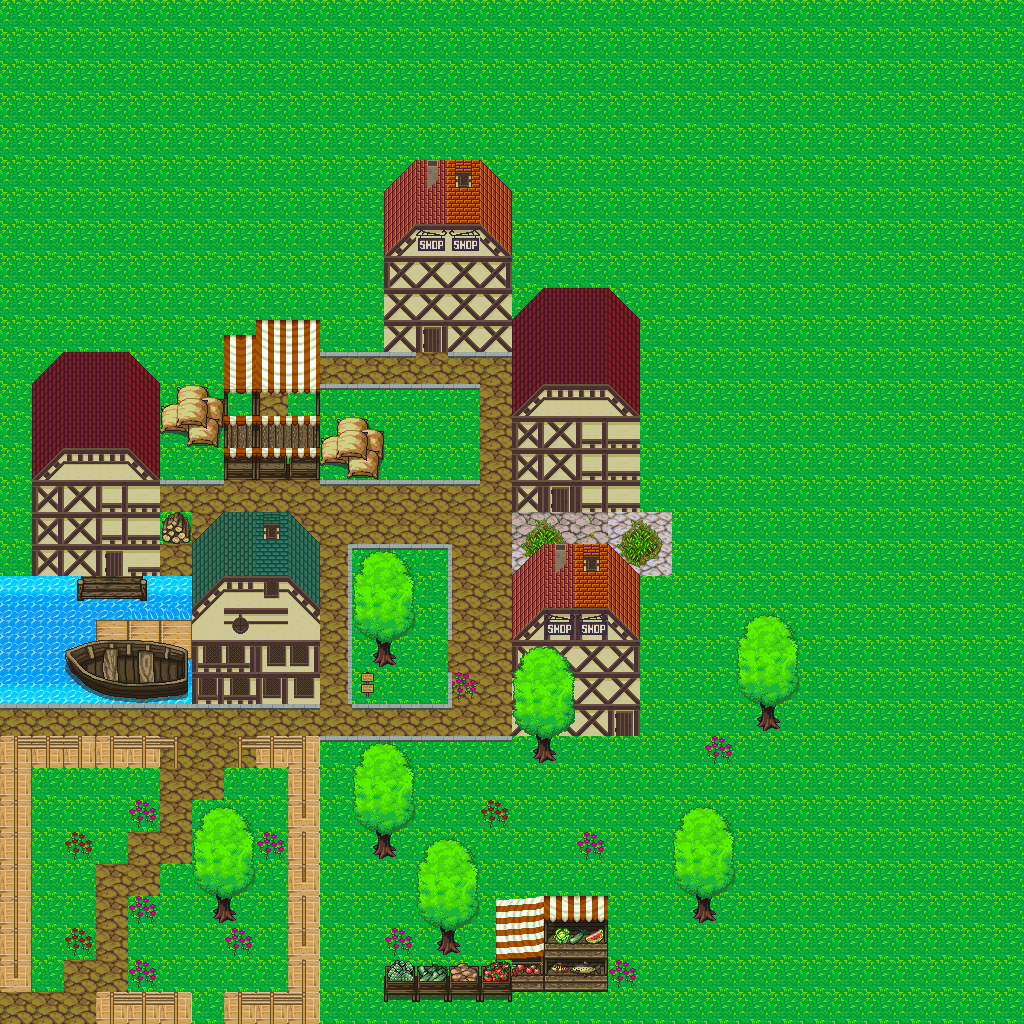

Below is a game level as drawn by its tile map, then a one-line description and the .tmx that defines it (tile-layer data replaced by summaries):
An orthogonal 32x32 tile map with 32x32 px tiles, 5 tile layers (background, graphics, home, trees, ...), 2 tilesets and 64 objects.

<map version="1.0" tiledversion="1.1.5" orientation="orthogonal" renderorder="right-down" width="32" height="32" tilewidth="32" tileheight="32" infinite="0" backgroundcolor="#0e993c" nextobjectid="103">
 <tileset firstgid="1" name="tiles" tilewidth="32" tileheight="32" spacing="1" margin="1" tilecount="667" columns="23">
  <grid orientation="orthogonal" width="16" height="16" />
  <image source="tiles.png" width="760" height="958" />
  <tile id="261">
   <animation>
    <frame tileid="391" duration="100" />
    <frame tileid="414" duration="100" />
   </animation>
  </tile>
 </tileset>
 <tileset firstgid="668" name="tiles2" tilewidth="32" tileheight="32" tilecount="256" columns="16">
  <image source="tiles2.png" width="512" height="512" />
 </tileset>
 <layer name="background" width="32" height="32">
  <data>[1024 cells, 4 non-empty, 1 distinct tile ids]</data>
 </layer>
 <layer name="graphics" width="32" height="32">
  <data>[1024 cells, 1024 non-empty, 15 distinct tile ids]</data>
 </layer>
 <layer name="home" width="32" height="32">
  <data>[1024 cells, 171 non-empty, 75 distinct tile ids]</data>
 </layer>
 <layer name="trees" width="32" height="32">
  <data>[1024 cells, 69 non-empty, 10 distinct tile ids]</data>
 </layer>
 <layer name="obticles" width="32" height="32">
  <data>[1024 cells, 117 non-empty, 44 distinct tile ids]</data>
 </layer>
 <objectgroup name="obticle">
  <object id="1" x="192" y="542.333">
   <polyline points="0,0 127,1 127.667,162.333 -1,161.667 -159,162 -159,33.6667 -1,33 -0.666667,0" />
  </object>
  <object id="3" x="10.3333" y="736.333" width="10.3333" height="240" />
  <object id="4" x="20.3333" y="735.333" width="157.333" height="32" />
  <object id="5" x="239" y="738" width="62.6667" height="29.6667" />
  <object id="6" x="301.667" y="737" width="4" height="80.3333" />
  <object id="7" x="302" y="833" width="3.33333" height="49" />
  <object id="8" x="302" y="895.667" width="3" height="49.3333" />
  <object id="9" x="301.333" y="960.333" width="3.66667" height="63.3333" />
  <object id="10" x="238.333" y="993.667" width="63" height="30.3333" />
  <object id="11" x="109.667" y="992.667" width="68" height="29.3333" />
  <object id="12" x="214.333" y="917">
   <polyline points="0,0 1,-23.6667 -20.6667,-40 -22.3333,-83.6667 -1.66667,-112 19.3333,-111 40,-82.6667 40,-39 17,-15.6667 16.3333,-7.33333 21.6667,-3.33333 20,3.33333 5.33333,4.66667 -0.666667,1" />
  </object>
  <object id="14" x="64" y="831.667" width="27.6667" height="28.6667" />
  <object id="15" x="64.6667" y="928" width="26.3333" height="27.6667" />
  <object id="16" x="127.667" y="895.333" width="27.6667" height="31" />
  <object id="17" x="129.333" y="959.333" width="26.3333" height="28.3333" />
  <object id="18" x="223" y="928.333" width="26.6667" height="28" />
  <object id="19" x="258" y="833" width="25" height="27" />
  <object id="21" x="126.667" y="801.333" width="31" height="25" />
  <object id="23" x="361" y="671.5" width="12" height="25.5" />
  <object id="24" x="32.6667" y="384.667" width="126" height="190" />
  <object id="26" x="223.333" y="416.833" width="99.3333" height="60.5" />
  <object id="27" x="321.333" y="415.333" width="62" height="63.3333" />
  <object id="28" x="158.667" y="384" width="62" height="64" />
  <object id="29" x="161.333" y="514" width="31.3333" height="28.6667" />
  <object id="30" x="374" y="658">
   <polyline points="0,0 3,-16.5 -21,-34.25 -21.5,-74.25 -10.75,-96.75 4.25,-107.25 22.25,-104.25 34.75,-87.75 40.5,-37 29.5,-21.5 15.5,-18.25 16,-5 20,-2.25 18,1.5 20.5,2.75 13,4 5.25,8 3.75,5.25 -1.5,2.5 -0.75,-0.25" />
  </object>
  <object id="31" x="392.25" y="857">
   <polyline points="0,0 -5.75,-1.5 -11.25,1.5 -13,-2 -17.75,-3.5 -15.25,-8.75 -18.5,-10.75 -15.25,-13 -14.75,-23.75 -41.75,-43.75 -40.75,-89 -18.25,-114.25 0.5,-113.5 18.25,-92.25 20.5,-54.25 23.25,-41.5 -0.75,-21.75 -2,-14.25 4,-7 -0.25,-5 2,-0.25" />
  </object>
  <object id="32" x="384.5" y="928.25" width="28.75" height="26.75" />
  <object id="37" x="216.5" y="894.5" width="18.5" height="28.5" />
  <object id="38" x="376.5" y="832" width="18" height="28" />
  <object id="39" x="441" y="930" width="18.5" height="23.5" />
  <object id="40" x="535.5" y="734" width="20.5" height="27.5" />
  <object id="41" x="374.5" y="639" width="19" height="25.5" />
  <object id="42" x="-0.5" y="577" width="192" height="126.5" />
  <object id="43" x="193.5" y="542.5" width="126" height="159.5" />
  <object id="48" x="-26" y="-2" width="26" height="1024" />
  <object id="49" x="-26" y="-38" width="1054" height="36" />
  <object id="50" x="-26" y="1025" width="1049.5" height="26" />
  <object id="51" x="1024" y="-32" width="26" height="1078" />
  <object id="61" x="448" y="544" width="3.75" height="96" />
  <object id="62" x="448" y="671.75" width="4.25" height="37.5" />
  <object id="65" x="348" y="703.75" width="99" height="6" />
  <object id="66" x="448" y="709.75" width="0.25" />
  <object id="67" x="348" y="544.25" width="4.25" height="159.25" />
  <object id="68" x="513" y="575" width="127.5" height="160.5" />
  <object id="69" x="512.5" y="318.5" width="128.5" height="192.5" />
  <object id="70" x="383.5" y="191.5" width="129.5" height="161.5" />
  <object id="71" x="384" y="966.5" width="127.5" height="34.5" />
  <object id="72" x="512" y="928" width="96" height="61.5" />
  <object id="73" x="45.5" y="833" width="17" height="0.5" />
  <object id="74" x="62.5" y="833.5" />
  <object id="76" x="0" y="703.25" width="320" height="6.75" />
  <object id="82" x="320.333" y="735.333" width="192.333" height="6.33333" />
  <object id="85" x="479" y="801" width="30" height="28" />
  <object id="86" x="576" y="833" width="27" height="25.5" />
  <object id="87" x="611" y="960.5" width="27" height="26.5" />
  <object id="88" x="694" y="896" width="23.5" height="27.5" />
  <object id="89" x="700.5" y="734.5" width="33.5" height="31" />
  <object id="90" x="757" y="702.5" width="23.5" height="30.5" />
  <object id="92" x="352.182" y="544" width="96" height="6.18182" />
  <object id="93" x="319.667" y="480.333" width="159.667" height="5.33333" />
  <object id="94" x="319.333" y="383.333" width="160" height="5.66667" />
  <object id="97" x="320" y="352.667" width="95.3333" height="5.66667" />
  <object id="98" x="448" y="353.333" width="65" height="4.33333" />
  <object id="102" x="160.5" y="480.25" width="63" height="6" />
 </objectgroup>
</map>
